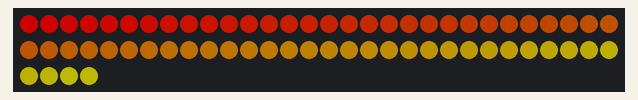
Recording of a sketch running on a simulated Arduino Uno, built with avr-gcc and run on an emulated ATmega328P. On the bench: 64 RGB LEDs in strip order, left to right, continuing on the next row. Dim RGB values are drawn brighter than linear.

Above: at 0.15 s.
At 2.48 s:
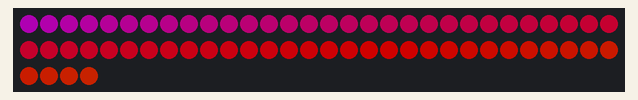
At 6.23 s:
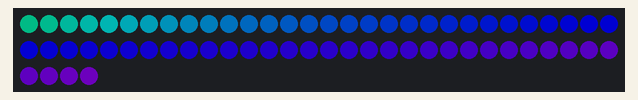
At 10.78 s:
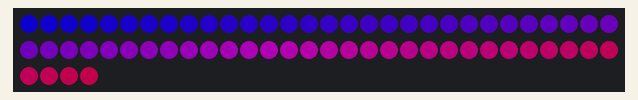
At 21.21 s:
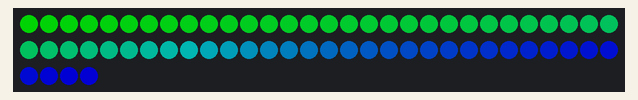
At 39.84 s:
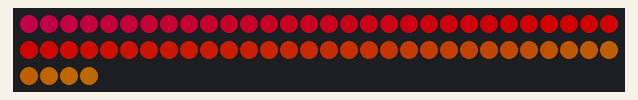

The sketch:

Beatwave.ino
```cpp
#include "FastLED.h"
#define DATA_PIN   8
#define NUM_LEDS   64
/*
 Hello
 I design developer tools for embedded electronic systems. You can buy my projects design files.
 https://www.altiumdesignerprojects.com
*/
CRGB leds[NUM_LEDS];

CRGBPalette16 currentPalette;
CRGBPalette16 targetPalette;
TBlendType    currentBlending = LINEARBLEND;

void setup() {
 Serial.begin(115200);
 FastLED.addLeds<WS2812B, DATA_PIN, GRB>(leds, NUM_LEDS).setCorrection(TypicalLEDStrip);

 //currentBlending = LINEARBLEND;

 FastLED.setBrightness(128);
 FastLED.setMaxPowerInVoltsAndMilliamps(5, 500);    // FastLED Power management set at 5V, 500mA.
}

void loop(){

  Beatwave();

}

void Beatwave(){
  currentPalette = RainbowColors_p;
  uint8_t wave1 = beatsin8(9, 0, 255);  // That's the same as beatsin8(9);
  uint8_t wave2 = beatsin8(8, 0, 255);
  uint8_t wave3 = beatsin8(7, 0, 255);
  uint8_t wave4 = beatsin8(6, 0, 255);

  for (int i=0; i<NUM_LEDS; i++) {
    leds[i] = ColorFromPalette( currentPalette, i+wave1+wave2+wave3+wave4, 255, currentBlending);
  }
  FastLED.show();
}
```
